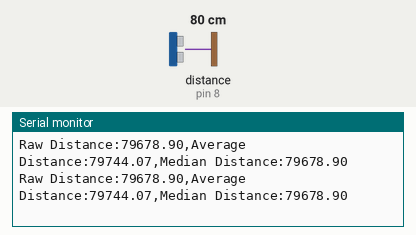
This sketch was run on a simulated Arduino Uno, built with avr-gcc and run on an emulated ATmega328P. On the bench: the last lines printed to the serial monitor. Wiring (inferred from the names in the program): ultrasonic range finder: trigger pin 9; echo pin 8. Inputs (shaded band) come from the test bench; at power-on: distance to the obstacle (sensor on pin 8) 80 cm. The echo pulse lasts 58.3 µs per cm.

Above: at 1.2 s.
1.3 s: distance to the obstacle (sensor on pin 8) set to 18 cm
At 1.44 s:
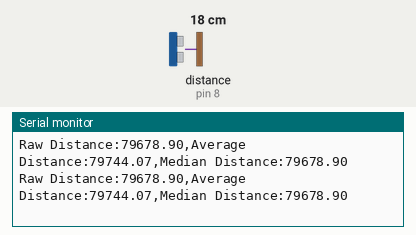
4.3 s: distance to the obstacle (sensor on pin 8) set to 2 cm
At 4.4 s:
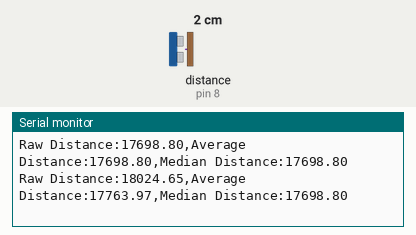
5.8 s: distance to the obstacle (sensor on pin 8) set to 120 cm
At 5.86 s:
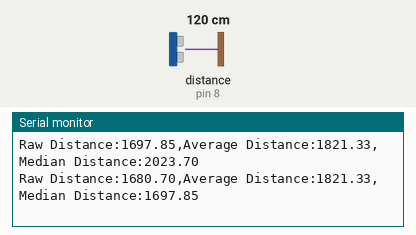
8.8 s: distance to the obstacle (sensor on pin 8) set to 35 cm
At 8.92 s:
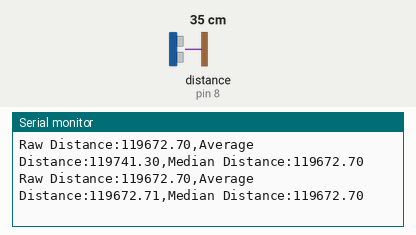
Timing chart, 0 to 11.8 s (numbered marks = the images above; inputs shaded):
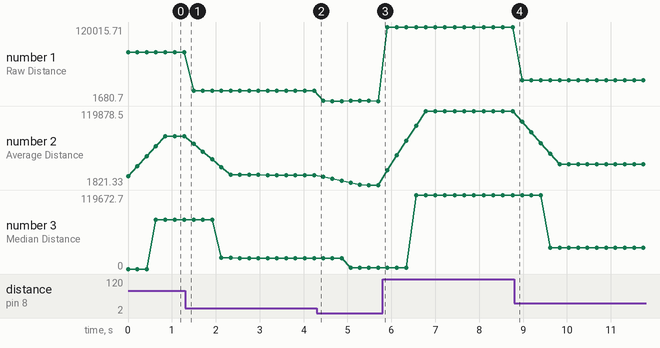

Measured:
- plotted number 1: 79678.9 → 18024.65 after the input at 1.3 s, 18024.65 → 1680.7 after the input at 4.3 s, 1680.7 → 119672.7 after the input at 5.8 s, 119672.7 → 34694.45 after the input at 8.8 s
- plotted number 2: 79744.07 → 17763.97 after the input at 1.3 s, 17763.97 → 1821.33 after the input at 4.3 s, 1821.33 → 119672.71 after the input at 5.8 s, 119672.71 → 34886.53 after the input at 8.8 s
- plotted number 3: 79678.9 → 17698.8 after the input at 1.3 s, 17698.8 → 1697.85 after the input at 4.3 s, 1697.85 → 119672.7 after the input at 5.8 s, 119672.7 → 34694.45 after the input at 8.8 s

The sketch:

Nicholas_Average_Filter.ino
```cpp
const int trigPin = 9;
const int echoPin = 8;

const int numReadings = 5;
const int numReadingsMed = 7;
float readings[numReadings];
float readingsMed[numReadingsMed];
int readIndex = 0;
int readIndexMed = 0;
float total = 0;
float average = 0;
float medianDistance;

long duration;
float distance;
float tempReadingsMed[numReadingsMed];

void setup() {
  // put your setup code here, to run once:
pinMode(trigPin, OUTPUT);
pinMode(echoPin, INPUT);
Serial.begin(9600);
for (int i = 0; i < numReadings; i++) {
  readings[i] = 0;
}
for (int i = 0; i < numReadingsMed; i++) {
  readingsMed[i] = 0;
}
}

void loop() {
  // put your main code here, to run repeatedly:
digitalWrite(trigPin, LOW);
delayMicroseconds(2);
digitalWrite(trigPin, HIGH);
delayMicroseconds(10);
digitalWrite(trigPin, LOW);

duration = pulseIn(echoPin, HIGH);

distance = duration * 0.0343 / 2;
distance = distance * 1000;

total = total - readings[readIndex];
readings[readIndex] = distance;
total = total + readings[readIndex];
readIndex = (readIndex + 1) % numReadings;

average = total/numReadings;

readingsMed[readIndexMed] = distance;

readIndexMed = (readIndexMed + 1) % numReadingsMed;

for (int i = 0; i < numReadingsMed - 1; i++) {
  for (int j = i + 1; j < numReadingsMed; j++) {
    if (readingsMed[i] > readingsMed[j]) {
      float temp = readingsMed[i];
      readingsMed[i] = readingsMed[j];
      readingsMed[j] = temp;
    }
  }
}

medianDistance = readingsMed[numReadingsMed / 2];

Serial.print("Raw Distance:");
Serial.print(distance);
Serial.print(",");
Serial.print("Average Distance:");
Serial.print(average);
Serial.print(",");
Serial.print("Median Distance:");
Serial.println(medianDistance);

delay(200);
}
```
